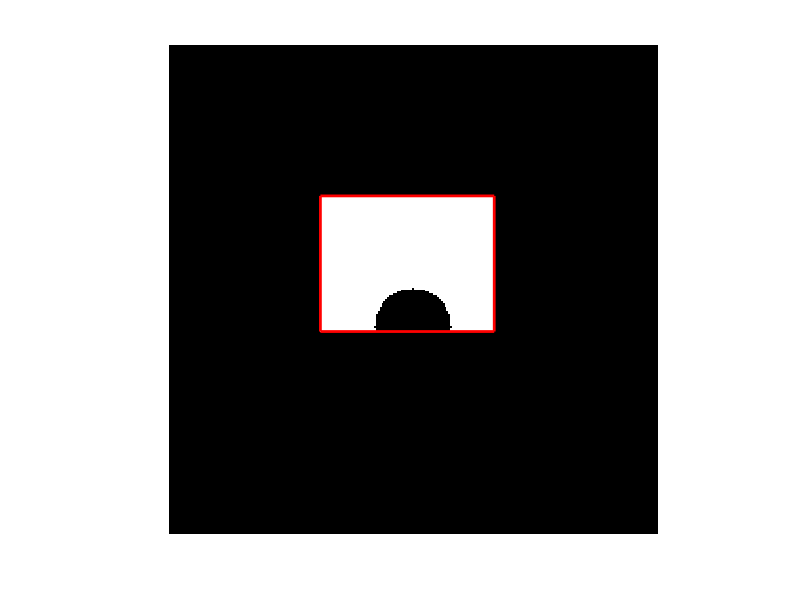

MATLAB code for this plot:
%Mascara para eliminar ruido fuera de la segmentacion
    for i=1:256
        for j=1:256
            if i>=80 && i<=150 && j>=80 && j<=170
                mascara(i,j)=1;
            else
                mascara(i,j)=0;
            end
        end
    end
    
    %Mascara redonda
    width = 256;
    height = 256;
    radius = 20;
    centerW = width/2;
    centerH = height/2;
    [W,H] = meshgrid(1:width,1:height);
    mask = sqrt((W-centerW).^2 + (H-centerH-20).^2) > radius;
    mascara = and(mask,mascara);
    
    imshow(mascara);
    hold on
    ccbox = regionprops(mascara,'BoundingBox');
    thisBB = ccbox.BoundingBox;
    rectangle('Position', [thisBB(1),thisBB(2),thisBB(3),thisBB(4)],'EdgeColor','r','LineWidth',2 );
    